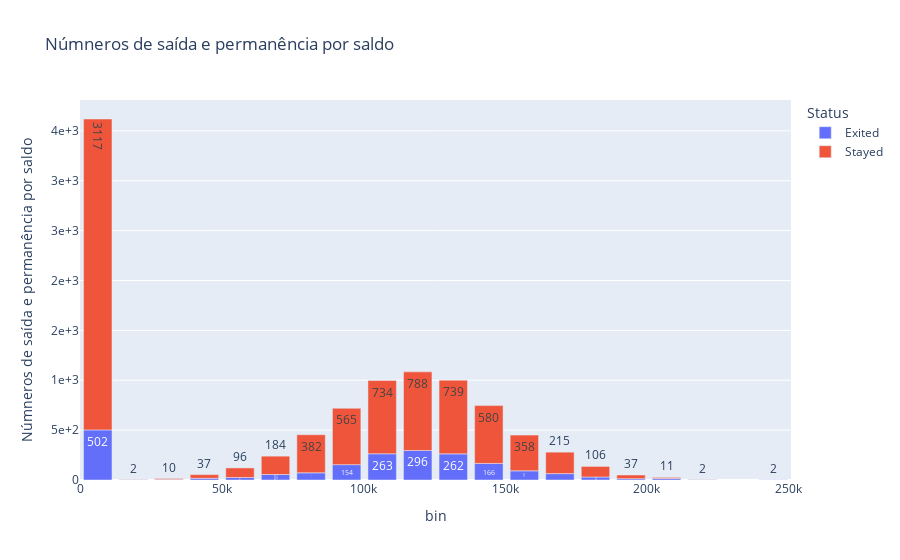

Notebook code for this chart:
### Markdown cell above
Nota-se grande variedade de proporções, o que pode indicar um bom poder explicativo para esse fator. Contudo, um detalhe estranho pode ser notado na tabela: há um número enorme de valores no primeiro bin, quase um terço do total. Vamos analisar o que se passa:

### Code cell
_ = plot_counting('Númneros de saída e permanência por saldo', binned_balance_counting, proportional=False)

### Figure 1 — Plotly figure (JSON) as saved in the notebook; plotly's stock layout.template omitted (floating-point values rounded to 4 significant figures)
{"data": [{"hovertemplate": "Status=Exited<br>bin=%{x}<br>Proportion=%{y}<br>text=%{text}<extra></extra>", "legendgroup": "Exited", "marker": {"color": "#636efa", "pattern": {"shape": ""}}, "name": "Exited", "orientation": "v", "showlegend": true, "text": ["502", "2", "5", "17", "25", "55", "72", "154", "263", "296", "262", "166", "92", "64", "30", "13", "15", "2", "2"], "textposition": "auto", "type": "bar", "x": [6272.0, 18820.0, 31360.0, 43910.0, 56450.0, 69000.0, 81540.0, 94090.0, 106600.0, 119200.0, 131700.0, 144300.0, 156800.0, 169400.0, 181900.0, 194400.0, 207000.0, 219500.0, 244600.0], "xaxis": "x", "y": [502, 2, 5, 17, 25, 55, 72, 154, 263, 296, 262, 166, 92, 64, 30, 13, 15, 2, 2], "yaxis": "y"}, {"hovertemplate": "Status=Stayed<br>bin=%{x}<br>Proportion=%{y}<br>text=%{text}<extra></extra>", "legendgroup": "Stayed", "marker": {"color": "#EF553B", "pattern": {"shape": ""}}, "name": "Stayed", "orientation": "v", "showlegend": true, "text": ["3117", "2", "10", "37", "96", "184", "382", "565", "734", "788", "739", "580", "358", "215", "106", "37", "11", "2", "0"], "textposition": "auto", "type": "bar", "x": [6272.0, 18820.0, 31360.0, 43910.0, 56450.0, 69000.0, 81540.0, 94090.0, 106600.0, 119200.0, 131700.0, 144300.0, 156800.0, 169400.0, 181900.0, 194400.0, 207000.0, 219500.0, 244600.0], "xaxis": "x", "y": [3117, 2, 10, 37, 96, 184, 382, 565, 734, 788, 739, 580, 358, 215, 106, 37, 11, 2, 0], "yaxis": "y"}], "layout": {"autosize": true, "barmode": "relative", "hovermode": "x unified", "legend": {"title": {"text": "Status"}, "tracegroupgap": 0}, "title": {"text": "Númneros de saída e permanência por saldo"}, "xaxis": {"anchor": "y", "autorange": true, "domain": [0, 1], "range": [-0.0005, 250900.0], "title": {"text": "bin"}, "type": "linear"}, "yaxis": {"anchor": "x", "autorange": true, "domain": [0, 1], "range": [0, 3809.0], "tickformat": ".0", "title": {"text": "Númneros de saída e permanência por saldo"}, "type": "linear"}}}
